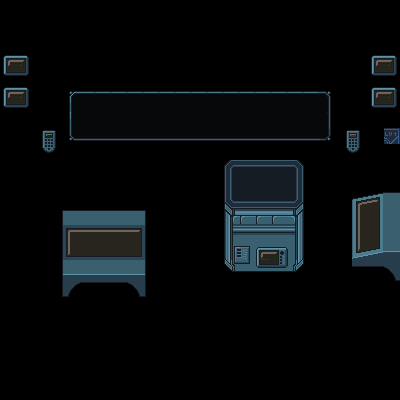

The image is a tile-based game level rendered from a .tmx file. Its description and complete source (layers, tilesets, objects, tile grids) follow:
An orthogonal 25x25 tile map with 16x16 px tiles, 2 tile layers (over_layer, object_layer).

<map version="1.10" tiledversion="1.10.2" orientation="orthogonal" renderorder="right-down" width="25" height="25" tilewidth="16" tileheight="16" infinite="0" nextlayerid="5" nextobjectid="1">
 <tileset firstgid="1" source="scifi_space_rpg_tiles_lpcized.tsx" />
 <layer id="2" name="over_layer" width="25" height="25">
  <data encoding="csv">
0,0,0,0,0,0,0,0,0,0,0,0,0,0,0,0,0,0,0,0,0,0,0,0,0,
0,0,0,0,0,0,0,0,0,0,0,0,0,0,0,0,0,0,0,0,0,0,0,39,39,
0,0,0,0,0,0,0,0,0,0,0,0,0,0,0,0,0,0,0,0,0,0,0,39,39,
81,82,0,0,0,0,0,0,0,0,0,0,0,0,0,0,0,0,0,0,0,0,0,81,82,
109,110,0,0,0,0,0,0,0,0,0,0,0,0,0,0,0,0,0,0,0,39,0,109,110,
81,82,0,0,309,310,310,310,310,310,310,310,310,310,310,310,310,310,310,310,314,39,39,81,82,
109,110,0,0,337,340,340,340,340,340,340,340,340,340,340,340,340,340,340,340,342,39,0,109,110,
0,0,0,0,337,340,340,340,340,340,340,340,340,340,340,340,340,340,340,340,342,39,0,39,39,
0,0,0,0,365,366,366,366,366,366,366,366,366,366,366,366,366,366,366,366,370,39,39,39,39,
0,0,0,39,39,39,39,39,39,39,39,39,39,39,39,39,39,39,39,39,39,39,39,39,39,
0,0,0,0,0,0,0,0,39,39,39,39,39,0,25,26,27,27,28,0,0,0,0,0,39,
0,0,0,0,0,0,0,0,0,0,0,0,0,0,53,54,55,55,56,0,0,0,0,0,39,
0,0,0,0,0,0,0,0,0,0,0,0,0,0,41,51,51,51,52,0,0,0,303,304,305,
0,0,0,293,294,295,296,296,297,298,0,0,0,0,69,79,79,79,80,0,0,0,331,332,333,
0,0,0,321,322,323,324,324,325,326,0,0,0,0,97,107,107,107,108,0,0,0,359,360,361,
0,0,0,349,350,351,352,352,353,354,0,0,0,0,125,135,135,135,136,0,0,0,387,388,389,
0,0,0,377,378,379,380,380,381,382,0,0,0,0,153,163,163,163,164,0,0,0,415,416,417,
0,0,0,399,400,401,401,401,403,404,0,0,0,0,0,0,0,0,0,0,0,0,443,444,445,
0,0,0,427,428,429,429,429,431,432,0,0,0,0,0,0,0,0,0,0,0,0,0,0,0,
0,0,0,0,0,0,0,0,0,0,0,0,0,0,0,0,0,0,0,0,0,0,0,0,0,
0,0,0,0,0,0,0,0,0,0,0,0,0,0,0,0,0,0,0,0,0,0,0,0,0,
0,0,0,0,0,0,0,0,0,0,0,0,0,0,0,0,0,0,0,0,0,0,0,0,0,
0,0,0,0,0,0,0,0,0,0,0,0,0,0,0,0,0,0,0,0,0,0,0,0,0,
0,0,0,0,0,0,0,0,0,0,0,0,0,0,0,0,0,0,0,0,0,0,0,0,0,
0,0,0,0,0,0,0,0,0,0,0,0,0,0,0,0,0,0,0,0,0,0,0,0,0
</data>
 </layer>
 <layer id="4" name="object_layer" width="25" height="25">
  <data encoding="csv">
0,0,0,0,0,0,0,0,0,0,0,0,0,0,0,0,0,0,0,0,0,0,0,0,0,
0,0,0,0,0,0,0,0,0,0,0,0,0,0,0,0,0,0,0,0,0,0,0,0,0,
0,0,0,0,0,0,0,0,0,0,0,0,0,0,0,0,0,0,0,0,0,0,0,0,0,
0,0,0,0,0,0,0,0,0,0,0,0,0,0,0,0,0,0,0,0,0,0,0,0,0,
0,0,38,38,0,0,0,0,0,0,0,0,0,0,0,0,0,0,0,0,0,38,38,0,0,
0,0,38,38,38,0,0,0,0,0,0,0,0,0,0,0,0,0,0,0,0,38,38,0,0,
0,0,38,38,0,0,0,0,0,0,0,0,0,0,0,0,0,0,0,0,0,38,38,0,0,
0,0,38,38,38,0,0,0,0,0,0,0,0,0,0,0,0,0,0,0,0,38,38,0,0,
0,0,239,240,0,0,0,0,0,0,0,0,0,0,0,0,0,0,0,0,0,237,238,0,230,
0,0,267,268,0,0,0,0,0,0,0,0,0,0,0,0,0,0,0,0,0,265,266,0,0,
0,0,0,0,0,0,0,0,0,0,0,0,0,0,0,0,0,0,0,0,0,0,0,0,0,
0,0,0,0,0,0,0,0,0,0,0,0,0,0,0,0,0,0,0,0,0,0,0,0,0,
0,0,0,0,0,0,0,0,0,0,0,0,0,0,0,0,0,0,0,0,0,0,0,0,0,
0,0,0,0,0,0,0,0,0,0,0,0,0,0,0,0,0,0,0,0,0,0,0,0,0,
0,0,0,0,0,0,0,0,0,0,0,0,0,0,0,0,0,0,0,0,0,0,0,0,0,
0,0,0,0,0,0,0,0,0,0,0,0,0,0,137,138,83,84,0,0,0,0,0,0,0,
0,0,0,0,0,0,0,0,0,0,0,0,0,0,165,166,111,112,0,0,0,0,0,0,0,
0,0,0,0,0,0,0,0,0,0,0,0,0,0,0,0,0,0,0,0,0,0,0,0,0,
0,0,0,0,0,0,0,0,0,0,0,0,0,0,0,0,0,0,0,0,0,0,0,0,0,
0,0,0,0,0,0,0,0,0,0,0,0,0,0,0,0,0,0,0,0,0,0,0,0,0,
0,0,0,0,0,0,0,0,0,0,0,0,0,0,0,0,0,0,0,0,0,0,0,0,0,
0,0,0,0,0,0,0,0,0,0,0,0,0,0,0,0,0,0,0,0,0,0,0,0,0,
0,0,0,0,0,0,0,0,0,0,0,0,0,0,0,0,0,0,0,0,0,0,0,0,0,
0,0,0,0,0,0,0,0,0,0,0,0,0,0,0,0,0,0,0,0,0,0,0,0,0,
0,0,0,0,0,0,0,0,0,0,0,0,0,0,0,0,0,0,0,0,0,0,0,0,0
</data>
 </layer>
</map>
